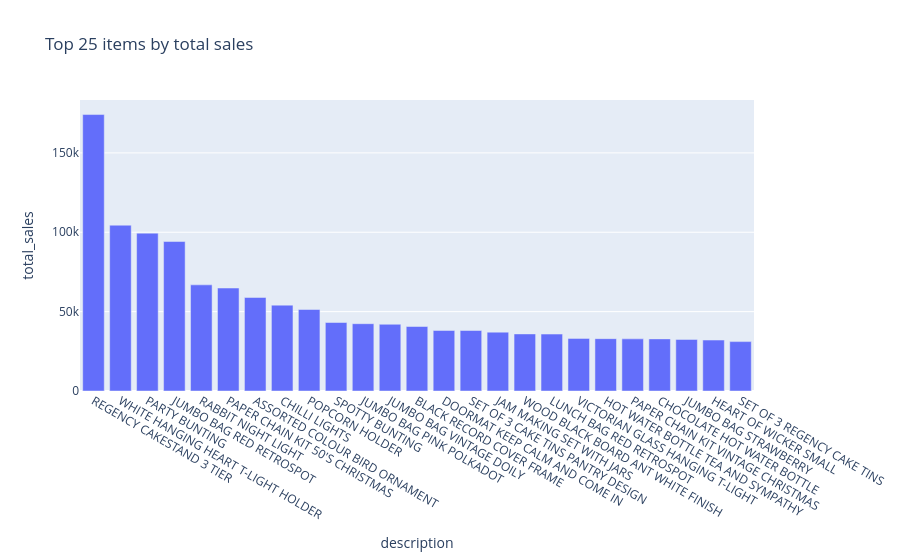

The notebook cell saved with this chart:
### Code cell
# Top 20 products by sale
px.bar(
    df_top_product.head(25),
    x='description',
    y='total_sales',
    title='Top 25 items by total sales'
)

### Figure 1 — Plotly figure (JSON) as saved in the notebook; plotly's stock layout.template omitted (floating-point values rounded to 4 significant figures)
{"data": [{"hovertemplate": "description=%{x}<br>total_sales=%{y}<extra></extra>", "legendgroup": "", "marker": {"color": "#636efa", "pattern": {"shape": ""}}, "name": "", "orientation": "v", "showlegend": false, "textposition": "auto", "type": "bar", "x": ["REGENCY CAKESTAND 3 TIER", "WHITE HANGING HEART T-LIGHT HOLDER", "PARTY BUNTING", "JUMBO BAG RED RETROSPOT", "RABBIT NIGHT LIGHT", "PAPER CHAIN KIT 50'S CHRISTMAS ", "ASSORTED COLOUR BIRD ORNAMENT", "CHILLI LIGHTS", "POPCORN HOLDER", "SPOTTY BUNTING", "JUMBO BAG PINK POLKADOT", "JUMBO BAG VINTAGE DOILY ", "BLACK RECORD COVER FRAME", "DOORMAT KEEP CALM AND COME IN", "SET OF 3 CAKE TINS PANTRY DESIGN ", "JAM MAKING SET WITH JARS", "WOOD BLACK BOARD ANT WHITE FINISH", "LUNCH BAG RED RETROSPOT", "VICTORIAN GLASS HANGING T-LIGHT", "HOT WATER BOTTLE TEA AND SYMPATHY", "PAPER CHAIN KIT VINTAGE CHRISTMAS", "CHOCOLATE HOT WATER BOTTLE", "JUMBO BAG STRAWBERRY", "HEART OF WICKER SMALL", "SET OF 3 REGENCY CAKE TINS"], "xaxis": "x", "y": [174200.0, 104500.0, 99450.0, 94160.0, 66870.0, 64880.0, 58930.0, 54100.0, 51330.0, 43150.0, 42400.0, 42030.0, 40630.0, 38130.0, 38110.0, 37080.0, 35970.0, 35860.0, 33150.0, 32970.0, 32840.0, 32830.0, 32500.0, 32090.0, 31120.0], "yaxis": "y"}], "layout": {"barmode": "relative", "legend": {"tracegroupgap": 0}, "title": {"text": "Top 25 items by total sales"}, "xaxis": {"anchor": "y", "domain": [0, 1], "title": {"text": "description"}}, "yaxis": {"anchor": "x", "domain": [0, 1], "title": {"text": "total_sales"}}}}
